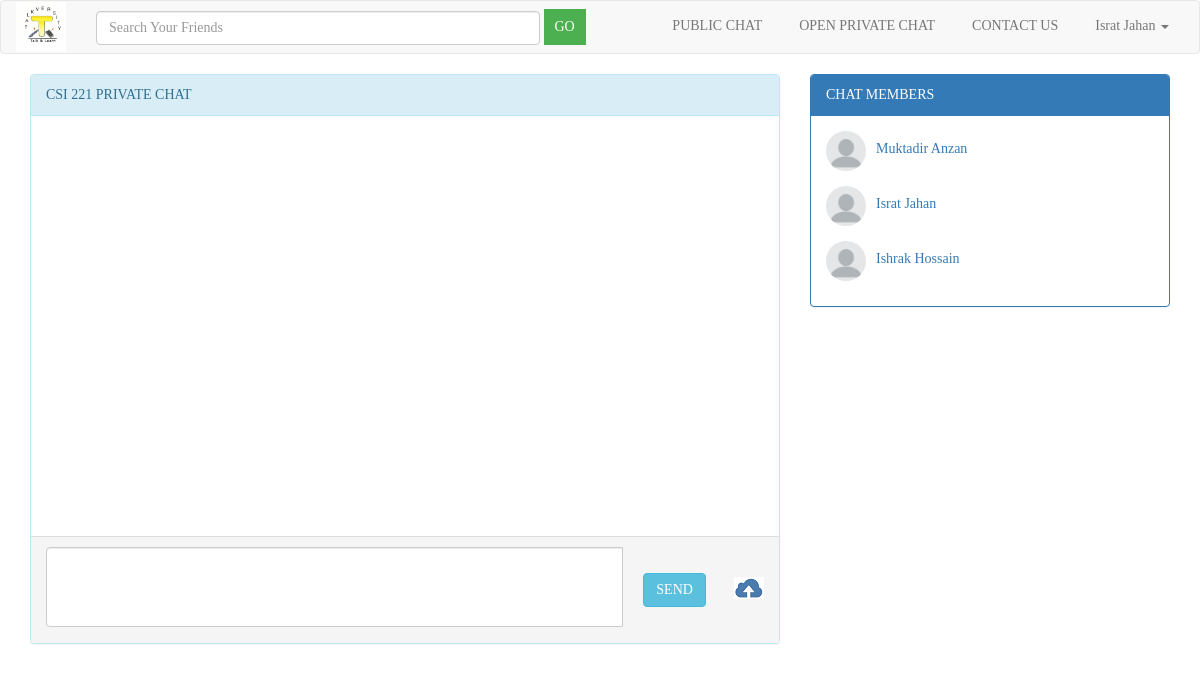
Screenshot of /private_chat.php?id=7 (signed in) with the database file from the repository.
### tables this page shows
CREATE TABLE `private_chat_list` (
  `chat_id` int(11) NOT NULL,
  `chat_name` varchar(1200) NOT NULL,
  `users` varchar(100) NOT NULL
);

CREATE TABLE `tbl_user` (
  `id` int(10) NOT NULL,
  `full_name` varchar(100) NOT NULL,
  `email` varchar(255) NOT NULL,
  `phone` varchar(100) NOT NULL,
  `password` varchar(255) NOT NULL,
  `curriculum` varchar(100) NOT NULL,
  `image` varchar(200) NOT NULL
);

### private_chat.php (the view, shortened to what this page needs)
<?php
include('database_connection.php');
$statement1 = $conn->prepare("SELECT chat_name FROM private_chat_list WHERE chat_id=?");
$statement1->execute(array($_REQUEST['id']));
$result1 = $statement1->fetchAll(PDO::FETCH_ASSOC);
foreach($result1 as $row1){
    $chat_name=$row1['chat_name'];
}
$statement = $conn->prepare("SELECT DISTINCT image,id,full_name FROM (SELECT * FROM private_chat_list JOIN tbl_user ON private_chat_list.users=tbl_user.full_name) as D WHERE D.chat_name=?");
$statement->execute(array($chat_name));
$result = $statement->fetchAll(PDO::FETCH_ASSOC);
?>
<!DOCTYPE html>
<html xmlns="http://www.w3.org/1999/xhtml">
<head>
	<link rel="stylesheet" href="./css/jquery-ui.css">
	<link rel="stylesheet" href="./css/bootstrap.min.css">
	<link rel="stylesheet" href="./css/emojionearea.min.css">
</head>
<body style="font-family:Verdana">
    <nav class="navbar navbar-default">
			<div class="container-fluid">
				<div class="navbar-header">
				<a class="navbar-brand" href="#">
				   <img alt="Brand" src="logo.jpg" style="max-width:50px; margin-top: -14px;">
			    </a>
				</div>
				<div class="collapse navbar-collapse" id="bs-example-navbar-collapse-1">
			        <form action="result.php" method="POST" class="navbar-form navbar-left">
                        <div class="form-group">
                          <input type="text" class="form-control"  name="name" id="name" size="50" autocomplete="off" placeholder="Search Your Friends">
                        </div>
                        <input type="submit" name="result" style="background-color: #4CAF50; border: none; color: white; padding: 8px 11px; cursor: pointer;" value="GO">
                    </form>
					<ul class="nav navbar-nav navbar-right">
						<li><a href="index.php">PUBLIC CHAT&nbsp;&nbsp;</a></li>
						<li><a href="create_chat.php">OPEN PRIVATE CHAT&nbsp;&nbsp;</a></li>
						<li><a href="#">CONTACT US&nbsp;&nbsp;</a></li>
						<li class="dropdown">
						<a  class="dropdown-toggle" data-toggle="dropdown" role="button" aria-haspopup="true" aria-expanded="false"><?php echo $_SESSION['username']; ?> <span class="caret"></span></a>
						</li>
					</ul>
				</div>
			</div>
		</nav>
  	<div class="container">
		<div class="row">
    	<div class="col-md-8">
        	<div class="panel panel-info">
				<div class="panel-heading">
					<?php echo $chat_name; ?> PRIVATE CHAT
				</div>
            	<div id="group_chat_history" class="panel-body" style="height: 420px; overflow:scroll;">
				</div>
				<div class="panel-footer">
					<div class="input-group">
						<div id="group_chat_message" contenteditable class="form-control">
            			</div>
						<span class="input-group-btn">
							<button class="btn btn-info" type="button" name="send_group_chat" id="send_group_chat" style="left:20px;" >SEND</button>
						</span>&nbsp;
						<span class="input-group-btn">
							<form id="uploadImage" method="post" action="upload.php">
            					<label for="uploadFile"><img id="olo" style="cursor: pointer; left:35px; top: 4px;" src="upload.png" /></label>
            				</form>
						</span>
					</div>
				</div>
			</div>
		</div>
		<div class="col-md-4">
			<div class="panel panel-primary">
				<div class="panel-heading">
				CHAT MEMBERS
				</div>
				<div class="panel-body">
					<ul class="media-list">
                    <?php
                        foreach($result as $row) {
                    ?>
						<li class="media">
							<div class="media-body">
								<div class="media">
									<a class="pull-left" href="#">
										<img class="media-object img-circle" style="max-height:40px;" src="<?php echo $row['image']; ?>" />
									</a>
									<div class="media-body" >
										<a href="profile.php?id=<?php echo $row['id']; ?>"><h5><?php echo $row['full_name']; ?></h5></a>
									</div>
								</div>
							</div>
						</li>
                    <?php
                        }
                    ?>
					</ul>
				</div>
			</div>
		</div>
	</div>
</div>
</body>
</html>

### private_chat.php (style rules this page uses)
#group_chat_message { resize: none; max-width: 600px; height: 80px; overflow-x:none; overflow-y: auto; padding:6px 28px 6px 12px; }

### rows the page displays
private_chat_list: chat_name "CSI 221"
tbl_user: image (placeholder picture), full_name "Muktadir Anzan"
tbl_user: image (placeholder picture), full_name "Israt Jahan"
tbl_user: image (placeholder picture), full_name "Ishrak Hossain"

### other values shown
$_SESSION['username'] "Israt Jahan"
